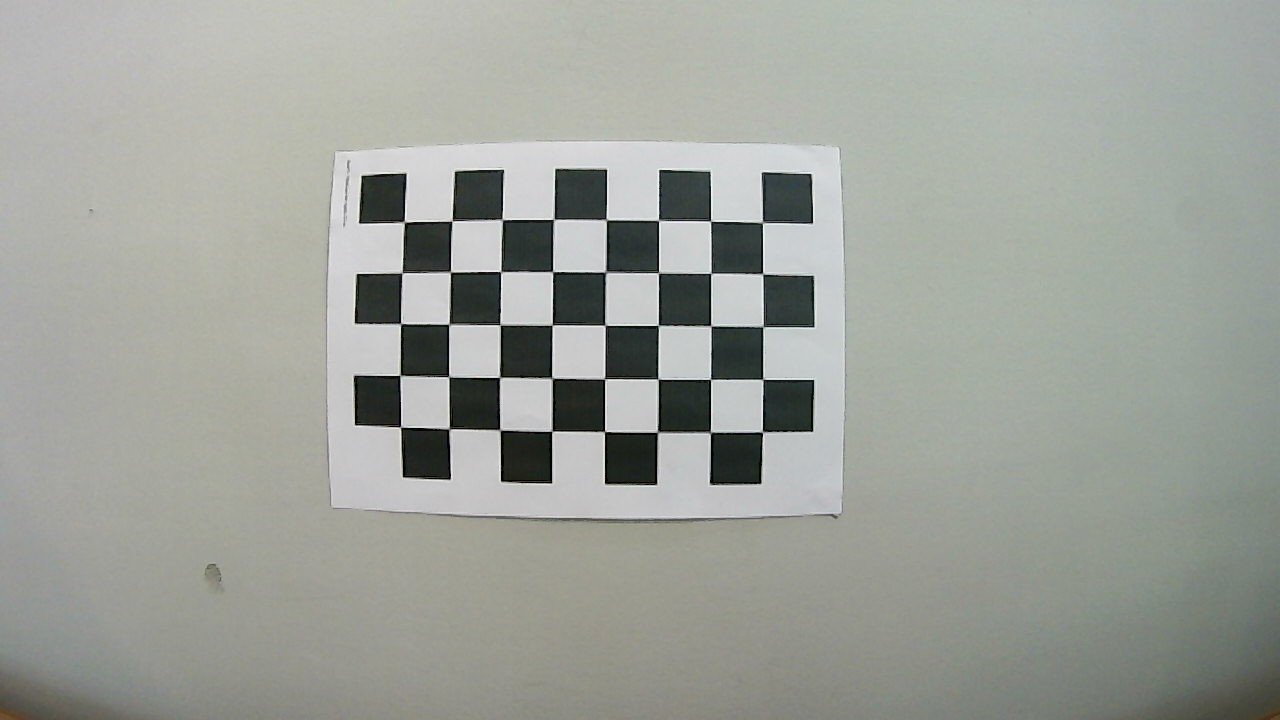
#> input picture camera_cal/1.jpg, 1280 x 720 px, found by its file name; its folder holds only this picture in this run
$ python calibrate.py
#> lines starting #> are read from the running program, lines starting #| are printed output that depends on the picture; after the words box and inside, x2 and y2 are one past the last pixel; in counts of white or black regions, pixels touching at a corner belong together
"""
This script is used to calibrate the camera based on the provided images
The distortion coefficients and camera matrix are saved for later reuse
"""
import cv2
import os
import matplotlib.image as mpimg
import matplotlib.pyplot as plt
import numpy as np
import pickle


def calibrate(filename, silent = False):
#> called with silent = False
    images_path = os.path.abspath("/home/zero/Downloads/xD/camera_cal")
    n_x = 8
    n_y = 5

    # setup object points
    objp = np.zeros((n_y*n_x, 3), np.float32)
    objp[:, :2] = np.mgrid[0:n_x, 0:n_y].T.reshape(-1, 2)
    image_points = []
    object_points = []

    criteria = (cv2.TERM_CRITERIA_EPS + cv2.TERM_CRITERIA_MAX_ITER, 30, 0.001)

    # loop through provided images
    for image_file in os.listdir(images_path):
        if image_file.endswith(".jpg"):
            img_path = os.path.join(images_path, image_file)
            img = cv2.imread(img_path)
#> img is the input picture: shape (720, 1280, 3); mean B, G, R 154.4, 161.1, 157.7
            if img is None:
                print(f"⚠️ Failed to load image: {image_file}")
                continue

            img_gray = cv2.cvtColor(img, cv2.COLOR_BGR2GRAY)
            found, corners = cv2.findChessboardCorners(img_gray, (n_x, n_y), None)
#> found = True; corners = 40 rows, first 8: [404.1, 221.5], [452, 220.9], [502.3, 219.6], [553.9, 219.1], [606.6, 219.9], [658.5, 220.5], [710.6, 221.2], [762.5, 222.2]

            if found:
                corners2 = cv2.cornerSubPix(img_gray, corners, (11, 11), (-1, -1), criteria)
#> corners2 = 40 rows, first 8: [404.3, 222.1], [452.1, 221], [502.1, 219.6], [553.7, 219.4], [606.2, 219.8], [658.5, 220.3], [710.6, 221.2], [762.4, 222.5]
                image_points.append(corners2)
                object_points.append(objp)

                # Use a writable copy for drawing
                img_draw = img.copy()
                cv2.drawChessboardCorners(img_draw, (n_x, n_y), corners2, found)
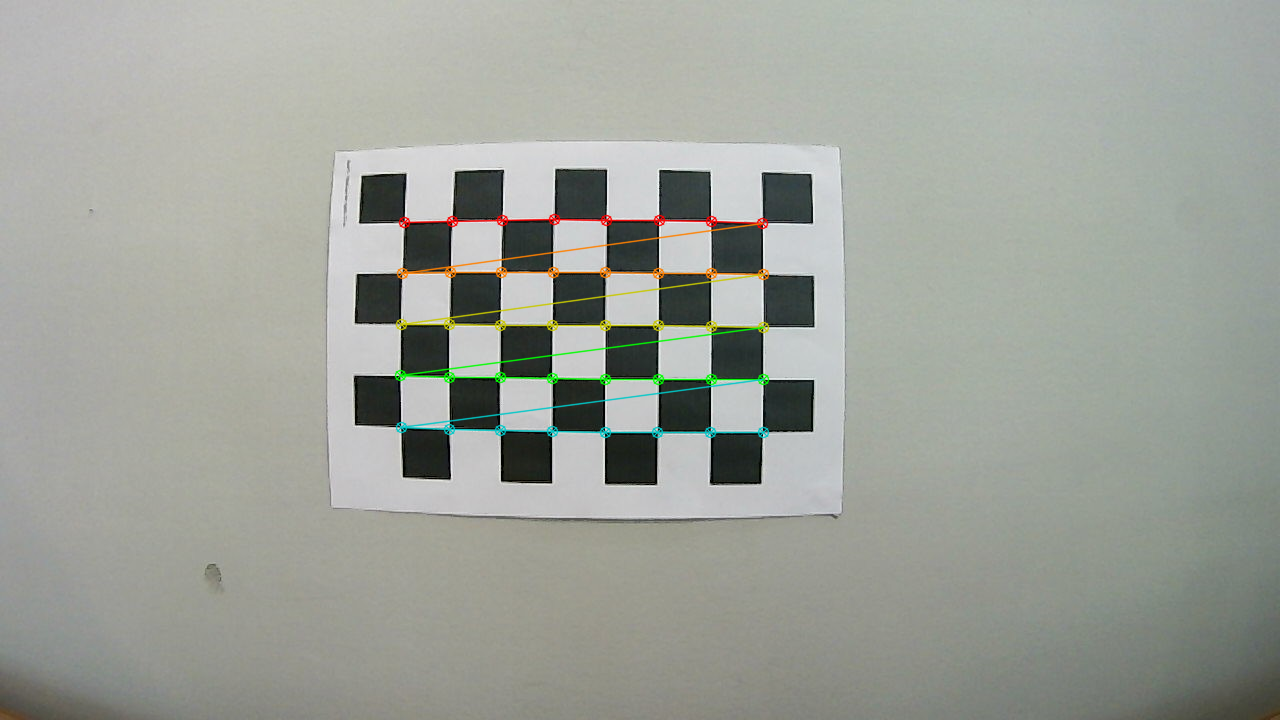
#> img_draw: shape (720, 1280, 3); 1.41% of pixels changed, all inside (x1, y1, x2, y2) = (394, 213, 770, 439)

                if not silent:
                    plt.imshow(cv2.cvtColor(img_draw, cv2.COLOR_BGR2RGB))
                    plt.title(f"Corners in {image_file}")
                    plt.axis('off')
                    plt.show()
            else:
                print(f"❌ No corners found in {image_file}")


    # pefrorm the calibration
    ret, mtx, dist, rvecs, tvecs = cv2.calibrateCamera(object_points, image_points, img_gray.shape[::-1], None, None)
#> ret = 0.237; mtx = [[1324.5, 0, 641.7], [0, 1330.4, 372], [0, 0, 1]]; dist = [[-0.734, -10.86, -0.0294, 0.0039, 88.27]]; rvecs = ([-0.0497, -0.0454, 0.00579],); tvecs = ([-4.68, -2.9, 24.86],)
    img_size  = (1280, 720)
    # pickle the data and save it
    calib_data = {'mtx':mtx,
                  'dist':dist,
                  'imagesize':img_size}
#> calib_data = {'mtx': [[1324.5, 0, 641.7], [0, 1330.4, 372], [0, 0, 1]], 'dist': [[-0.734, -10.86, -0.0294, 0.0039, 88.27]], 'imagesize': (1280, 720)}
    with open(filename, 'wb') as f:
        pickle.dump(calib_data, f)

    if not silent:
        for image_file in os.listdir(images_path):
            if image_file.endswith("jpg"):
                # show distorted images
                img = mpimg.imread(os.path.join(images_path, image_file))
                plt.imshow(cv2.undistort(img, mtx, dist))
                plt.show()
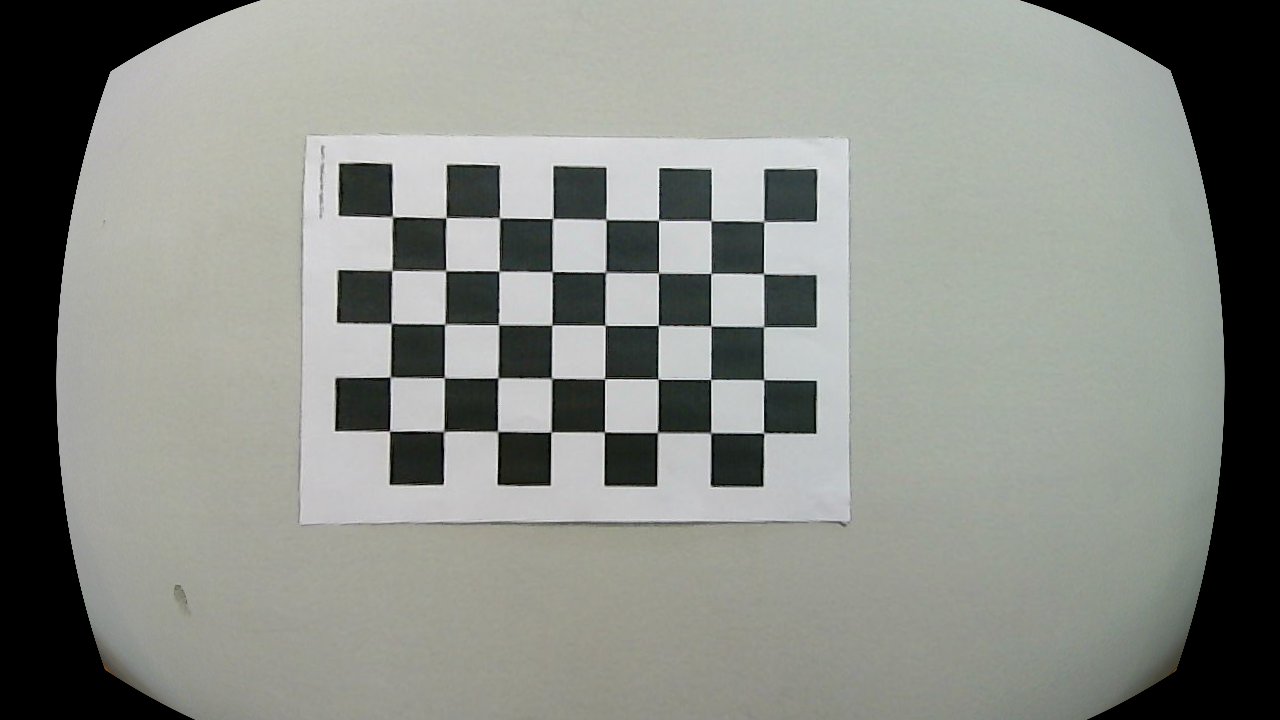
#> shown: shape (720, 1280, 3); mean R, G, B 137, 139.8, 133.9

    return mtx, dist

if __name__ == '__main__':
    calibrate('/home/zero/Downloads/xD/models/real_cam.pkl', False)

$ run again, on camera_cal/13.jpg
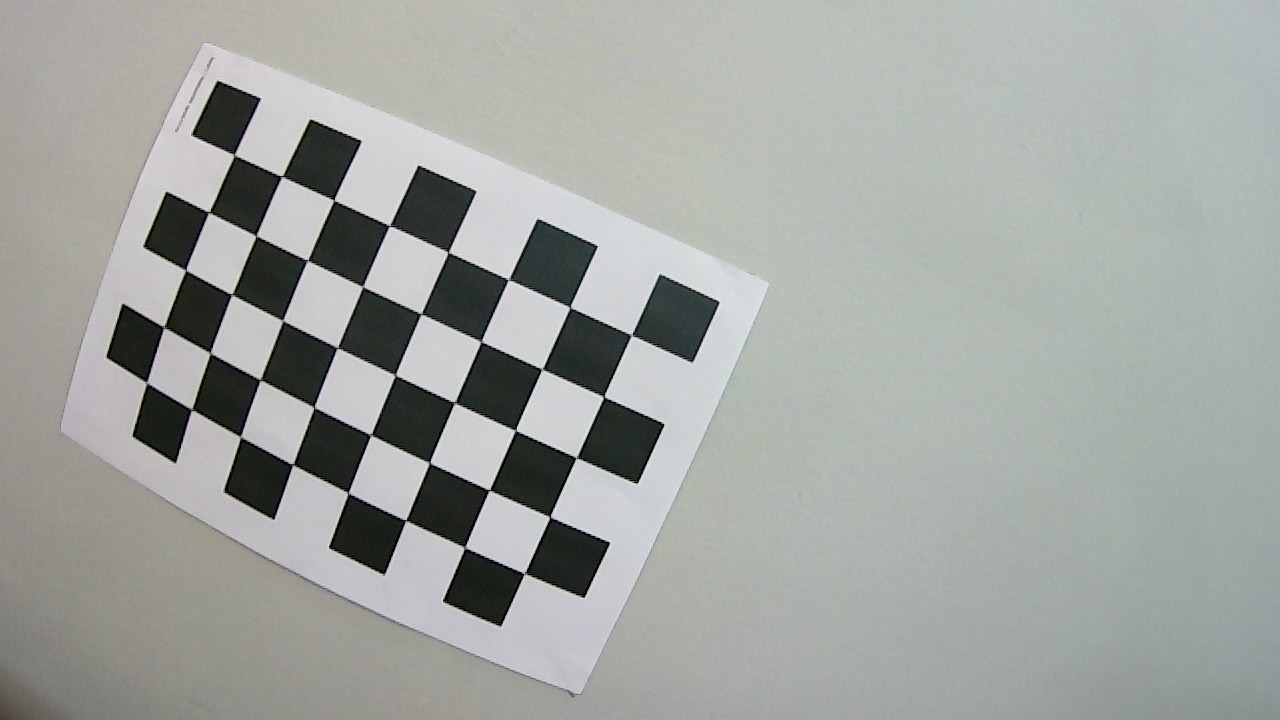
#> input picture camera_cal/13.jpg, 1280 x 720 px, found by its file name
#> in calibrate, img is the input picture: shape (720, 1280, 3); mean B, G, R 161.1, 164.7, 161.3
#> found = True; corners = 40 rows, first 8: [234.1, 155], [281.5, 176], [334.2, 200.6], [389.7, 226.2], [448.1, 252.5], [508.1, 280.3], [570.3, 307.4], [631.5, 335.2]
#> corners2 = 40 rows, first 8: [234.3, 154.9], [281.8, 176.5], [333.8, 200.2], [389.5, 225.7], [448.3, 252.2], [508.5, 279.5], [569.8, 307.1], [631.3, 335.1]
#> in calibrate, `cv2.drawChessboardCorners(img_draw, (n_x, n_y), corners2, found)`:
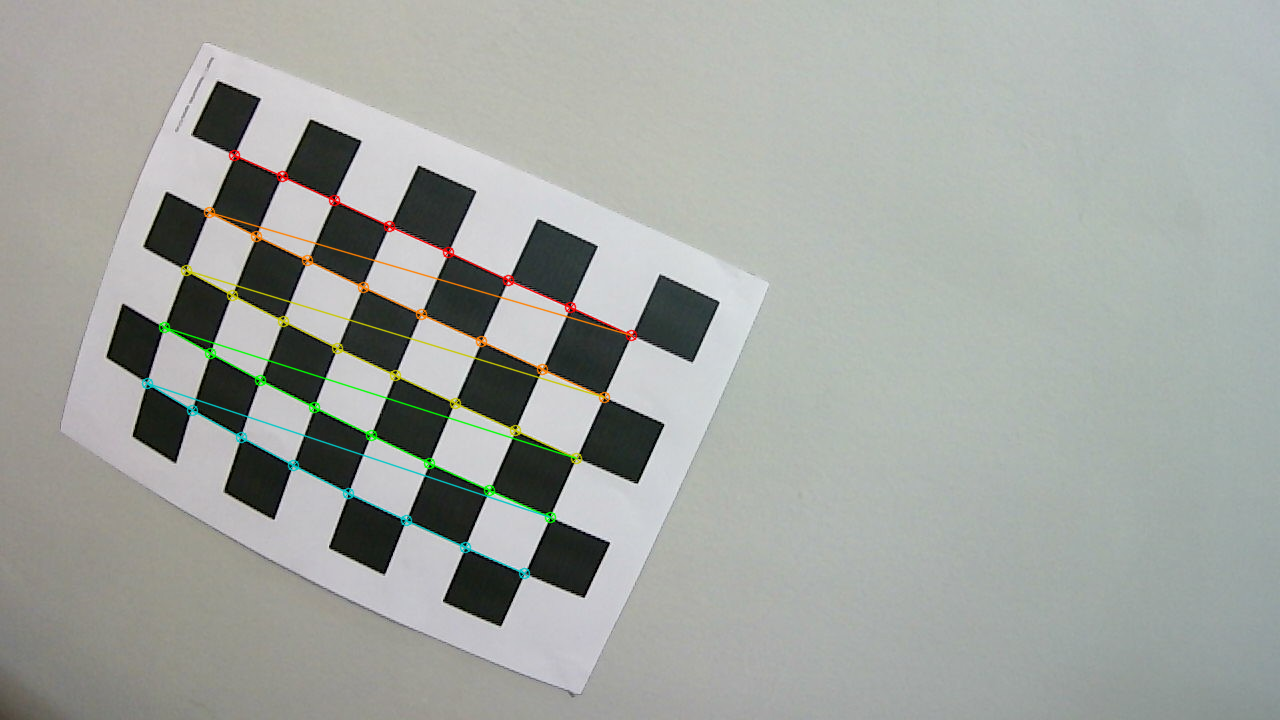
#> img_draw: shape (720, 1280, 3); 1.53% of pixels changed, all inside (x1, y1, x2, y2) = (141, 149, 638, 580)
#> ret = 0.28; mtx = [[530.4, 0, 689.9], [0, 539.1, 315], [0, 0, 1]]; dist = [[-0.156, 0.0148, 0.00477, -0.0148, 0.000773]]; rvecs = ([0.00281, -0.0635, 0.425],); tvecs = ([-7.24, -2.59, 7.55],)
#> calib_data = {'mtx': [[530.4, 0, 689.9], [0, 539.1, 315], [0, 0, 1]], 'dist': [[-0.156, 0.0148, 0.00477, -0.0148, 0.000773]], 'imagesize': (1280, 720)}
#> in calibrate, `plt.show()`:
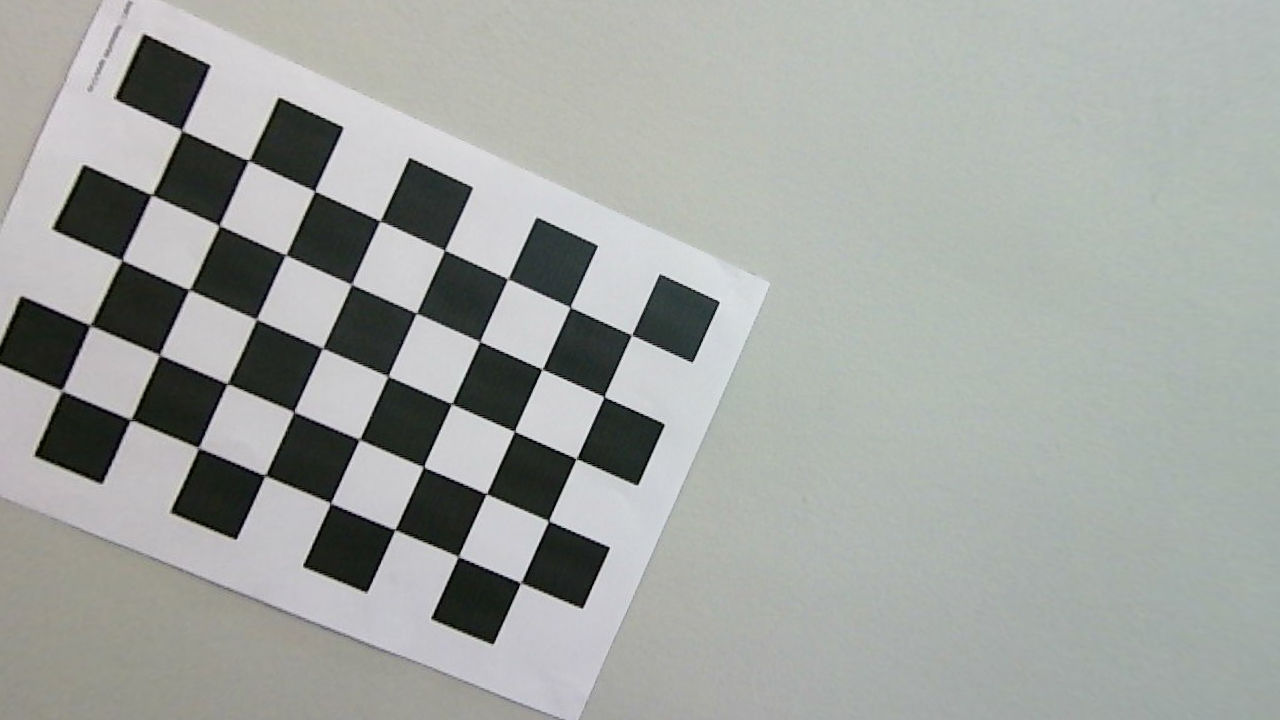
#> shown: shape (720, 1280, 3); mean R, G, B 160.6, 164.1, 160.5

$ run again, on camera_cal/14.jpg
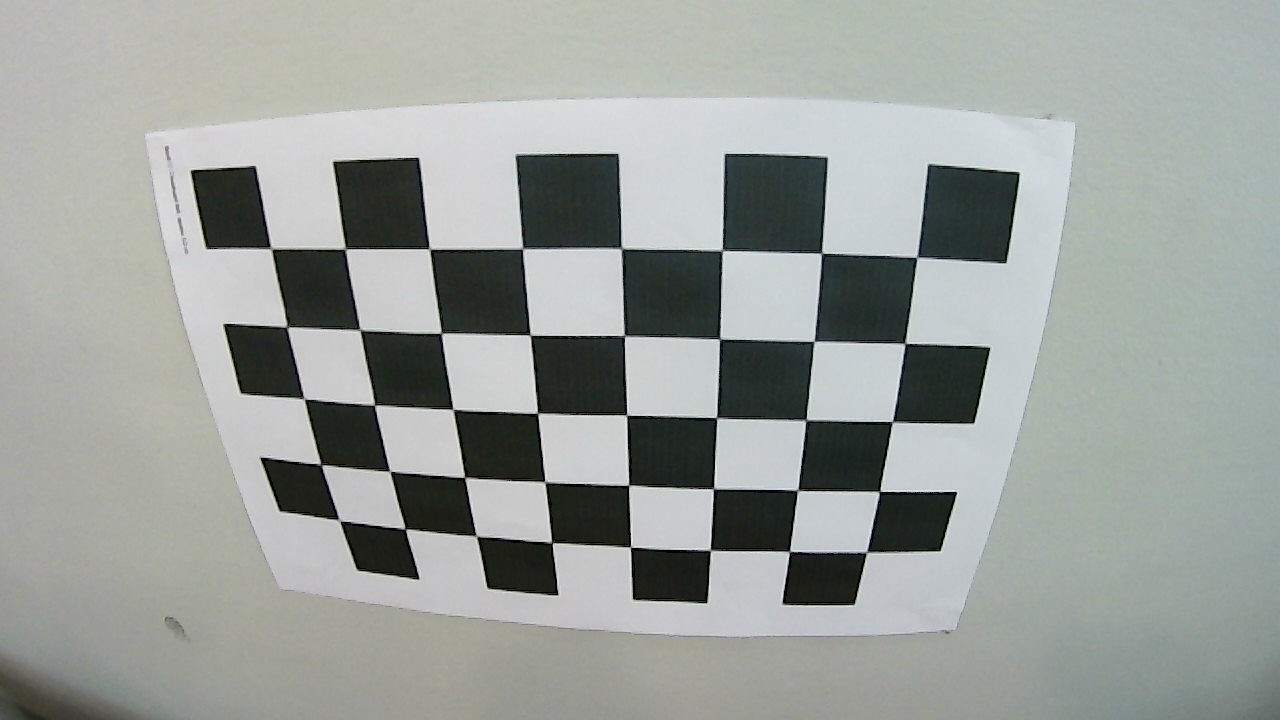
#> input picture camera_cal/14.jpg, 1280 x 720 px, found by its file name
#> in calibrate, img is the input picture: shape (720, 1280, 3); mean B, G, R 155.4, 159.2, 154.5
#> found = True; corners = 40 rows, first 8: [271.8, 250.3], [345.5, 249.7], [428.8, 248.5], [522.4, 249.2], [621.6, 249.9], [722, 250.6], [822, 253.1], [916.1, 257.6]
#> corners2 = 40 rows, first 8: [271.1, 248.6], [345.3, 249.1], [429.5, 249], [522.6, 248.5], [621.3, 248.5], [722.3, 250.5], [821.5, 253.2], [917, 257.4]
#> in calibrate, `cv2.drawChessboardCorners(img_draw, (n_x, n_y), corners2, found)`:
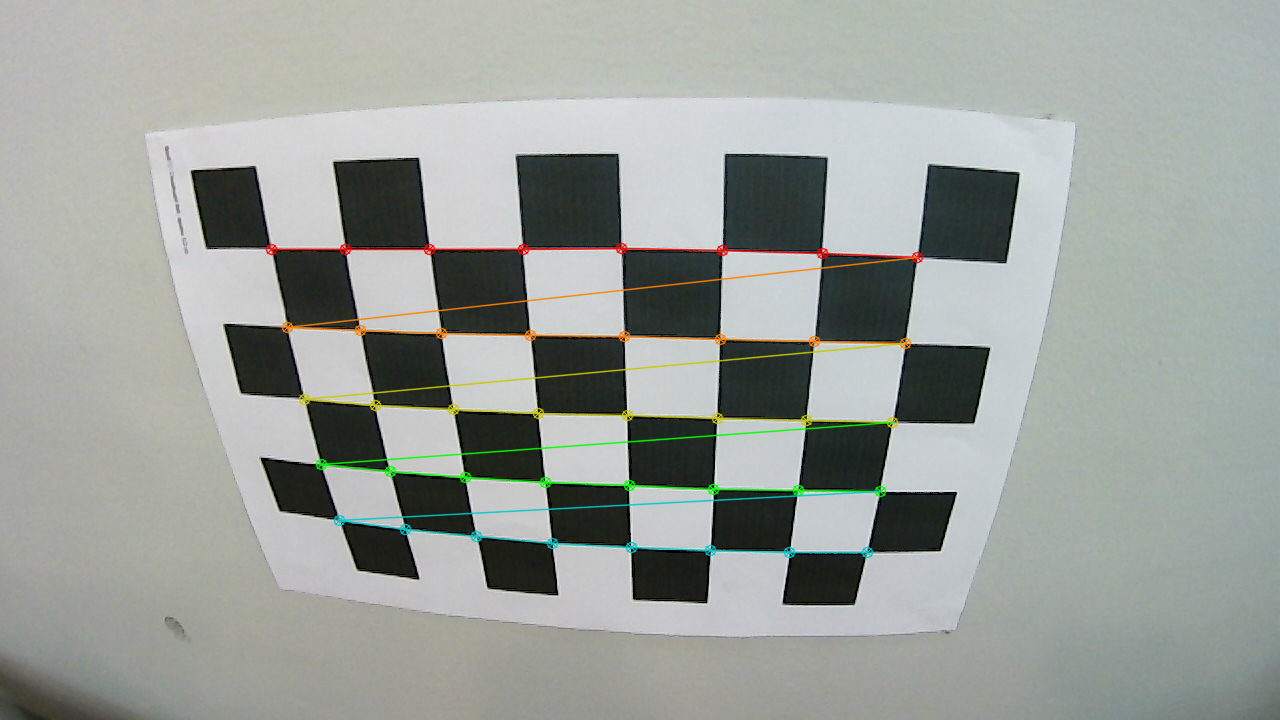
#> img_draw: shape (720, 1280, 3); 2.06% of pixels changed, all inside (x1, y1, x2, y2) = (265, 242, 924, 559)
#> ret = 0.71; mtx = [[315.2, 0, 719.9], [0, 299.9, 210], [0, 0, 1]]; dist = [[-0.0329, -0.0126, 0.0208, -0.0154, 0.00199]]; rvecs = ([0.183, 0.0405, 0.0189],); tvecs = ([-4.98, 0.314, 3.36],)
#> calib_data = {'mtx': [[315.2, 0, 719.9], [0, 299.9, 210], [0, 0, 1]], 'dist': [[-0.0329, -0.0126, 0.0208, -0.0154, 0.00199]], 'imagesize': (1280, 720)}
#> in calibrate, `plt.show()`:
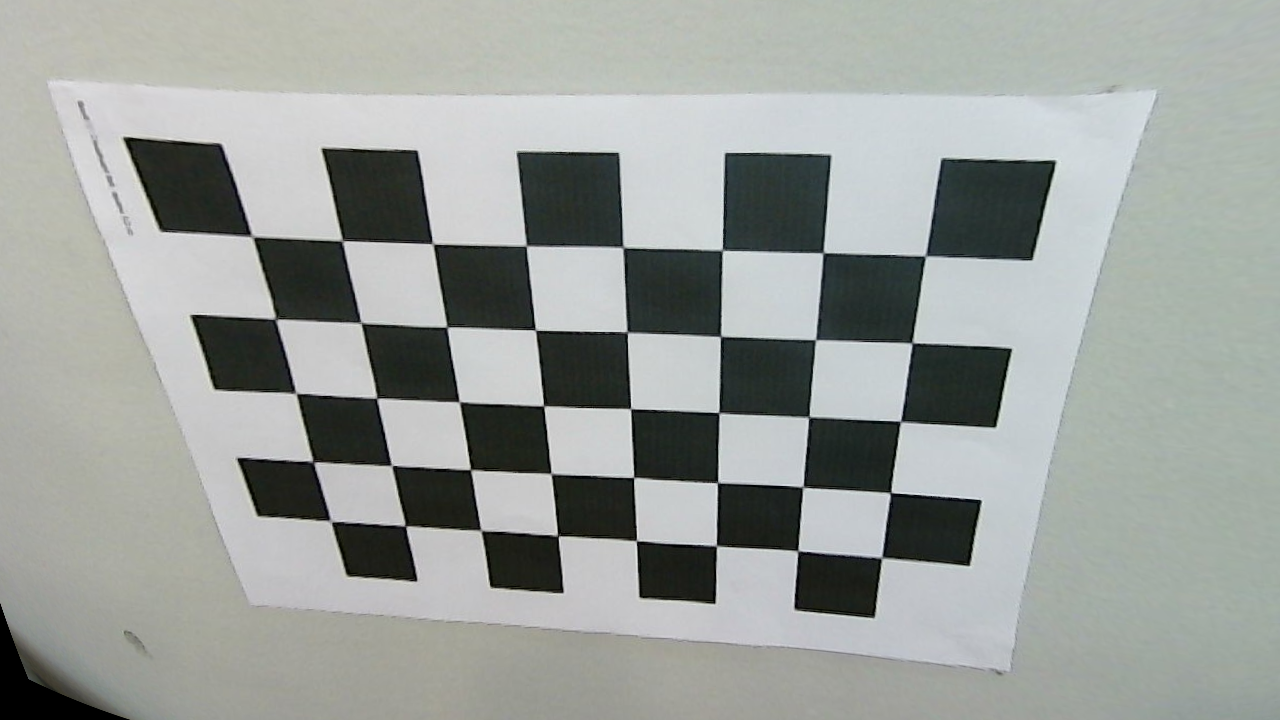
#> shown: shape (720, 1280, 3); mean R, G, B 154.4, 158.9, 155.1
